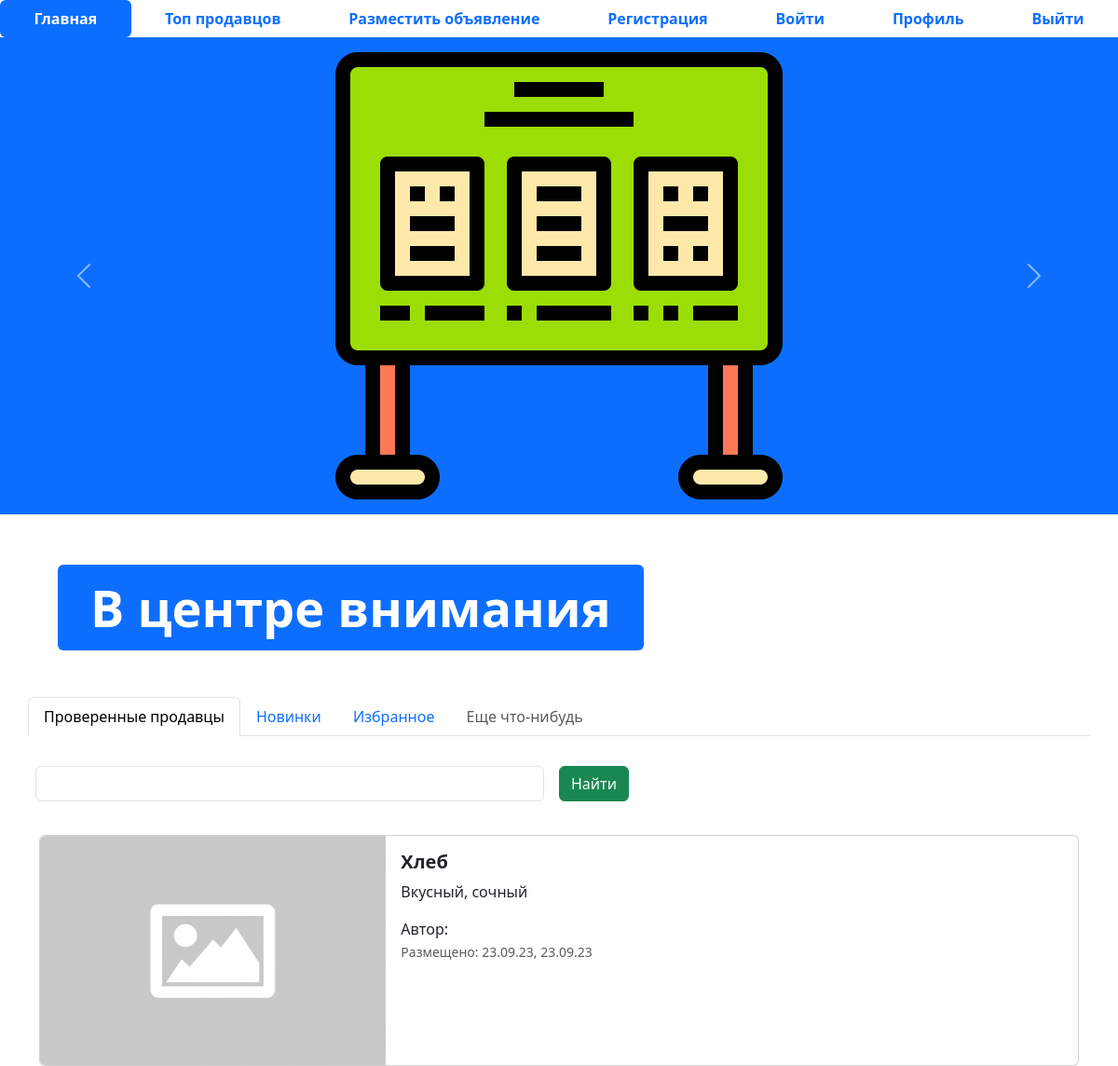
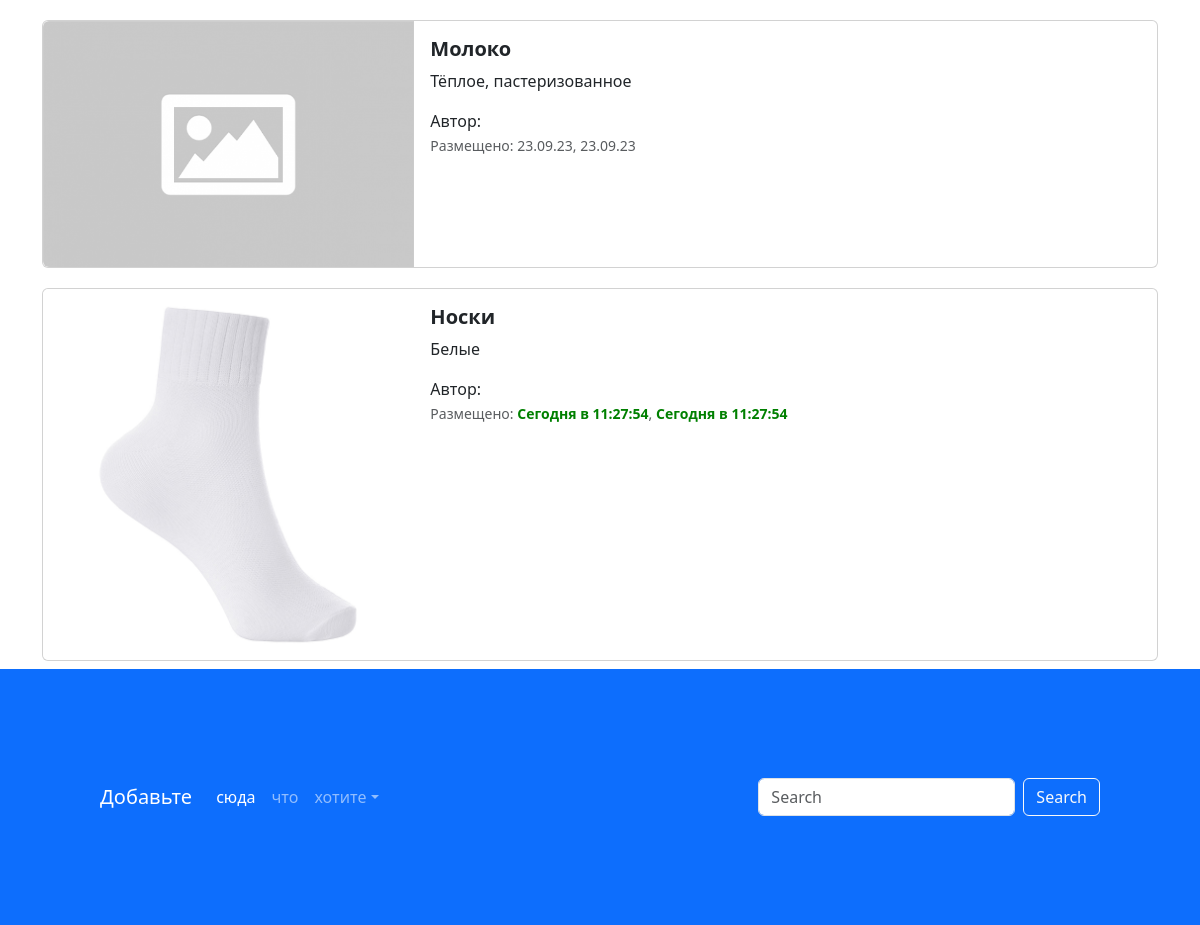
The page / on the database its author committed (2 pictures, top to bottom).
### app_advert/models.py (models this page shows, shortened)
class Advert(models.Model):
    title = models.CharField('Название', max_length=128)
    description = models.TextField('Описание')
    price = models.DecimalField('Цена', max_digits=10, decimal_places=2)
    update_at = models.DateTimeField(auto_now=True)
    create_at = models.DateTimeField(auto_now_add=True)
    auction = models.BooleanField('Торг', help_text='Отметьте, уместен ли торг')
    image = models.ImageField('Изображение', upload_to='advert/')
    @admin.display(description='Дата создания')
    def created_time(self):
        from django.utils import timezone
        from django.utils.html import format_html
        if self.create_at.date() == timezone.now().date():
            created_time = self.create_at.time().strftime('%H:%M:%S')
            return format_html(
                "<span style='color: green; font-weight: bold;'>Сегодня в {}</span>", created_time
            )
        return self.create_at.strftime('%d.%m.%y')
    @admin.display(description='Дата обновления')
    def updated_time(self):
        from django.utils import timezone
        from django.utils.html import format_html
        if self.update_at.date() == timezone.now().date():
            updated_time = self.update_at.time().strftime('%H:%M:%S')
            return format_html(
                "<span style='color: green; font-weight: bold;'>Сегодня в {}</span>", updated_time
            )
        return self.update_at.strftime('%d.%m.%y')
    class Meta:
        db_table = 'advert'

### app_advert/views.py (the view)
# urls.py: path("", index, name='index'),
def index(request):
    advert = Advert.objects.all()
    context = {'advert': advert}
    return render(request, 'index.html', context)

### templates/index.html (shortened to what this page needs)
{% extends 'base.html' %}
{% block content %}
  <ul class="nav nav-pills sticky-top bg-white nav-fill">
    <li class="nav-item">
      <a class="nav-link active" aria-current="page" href="{% url 'index' %}">
        <span style="font-weight: bold;">Главная</span>
      </a>
    </li>
    <li class="nav-item">
      <a class="nav-link" href="{% url 'top-sellers' %}"><span style="font-weight: bold;">Топ продавцов</span>
      </a>
    </li>
    <li class="nav-item">
      <a class="nav-link" href="{% url 'advertisement-post' %}">
        <span style="font-weight: bold;">Разместить объявление</span>
      </a>
    </li>
    <li class="nav-item">
      <a class="nav-link" href="{% url 'register' %}">
        <span style="font-weight: bold;">Регистрация</span>
      </a>
    </li>
    <li class="nav-item">
      <a class="nav-link" href="{% url 'login' %}">
        <span style="font-weight: bold;">Войти</span>
      </a>
    </li>
    <li class="nav-item">
      <a class="nav-link" href="{% url 'profile' %}">
        <span style="font-weight: bold;">Профиль</span>
      </a>
    </li>
    <li class="nav-item">
      <a class="nav-link" href="#">
        <span style="font-weight: bold;">Выйти</span>
      </a>
    </li>
  </ul>
  <div id="carouselExampleControls" class="carousel slide bg-primary" data-bs-ride="carousel">
    <div class="carousel-inner">
      <div class="carousel-item active">
        <img src="img/adv.png" class="mx-auto d-block w-33" alt="...">
      </div>
    </div>
    <button class="carousel-control-prev" type="button" data-bs-target="#carouselExampleControls" data-bs-slide="prev">
      <span class="carousel-control-prev-icon" aria-hidden="true"></span>
    </button>
    <button class="carousel-control-next" type="button" data-bs-target="#carouselExampleControls" data-bs-slide="next">
      <span class="carousel-control-next-icon" aria-hidden="true"></span>
    </button>
  </div>
  <div class="container" style="margin: 50px;">
    <div class="display-2">
      <span class="badge bg-primary">В центре внимания</span>
    </div>
  </div>
  <div class="container">
    <div class="row">
      <ul class="nav nav-tabs bg-white">
        <li class="nav-item">
          <a class="nav-link active" aria-current="page" href="#">Проверенные продавцы</a>
        </li>
        <li class="nav-item">
          <a class="nav-link" href="#">Новинки</a>
        </li>
        <li class="nav-item">
          <a class="nav-link" href="#">Избранное</a>
        </li>
        <li class="nav-item">
          <a class="nav-link disabled" href="#" tabindex="-1" aria-disabled="true">Еще что-нибудь</a>
        </li>
      </ul>
      <form class="row g-3">
        <div class="col-auto w-50">
          <input type="text" class="form-control">
        </div>
        <div class="col-auto">
          <button type="submit" class="btn btn-success mb-3">Найти</button>
        </div>
      </form>
    </div>
    <div class="col">
      {% for adv in advert %}
      <div class="card mb-2" style="max-width: 1200px; margin-top: 20px;">
        <div class="row g-0">
          <div class="col-md-4">
            <a href="advertisement.html" class="nav-link">
              <img src="{% if adv.image %} {{ adv.image.url }} {% else %} /media/advert/adv.png {% endif %}" class="img-fluid rounded-start" alt="Card title">
            </a>
          </div>
          <div class="col-md-8">
            <div class="card-body">
              <h5 class="card-title">
                <a href="advertisement.html" class="nav-link"><strong>{{ adv.title }}</strong></a>
              </h5>
              <a href="advertisement.html" class="nav-link">
                <p class="card-text">
                  {{ adv.description }}
                </p>
                <span>Автор: </span>
                <p class="card-text"><small class="text-muted">Размещено: {{ adv.created_time }}, {{ adv.updated_time }}</small></p>
              </a>
            </div>
          </div>
        </div>
      </div>
      {% endfor %}
    </div>
  </div>
  <footer style="padding: 100px;" class="bg-primary">
    <nav class="navbar navbar-expand-sm navbar-dark">
      <a class="navbar-brand" href="#">Добавьте</a>
      <div class="collapse navbar-collapse" id="collapsibleNavId">
        <ul class="navbar-nav me-auto mt-2 mt-lg-0">
          <li class="nav-item">
            <a class="nav-link active" href="#" aria-current="page">сюда</a>
          </li>
          <li class="nav-item">
            <a class="nav-link" href="#">что</a>
          </li>
          <li class="nav-item dropdown">
            <a class="nav-link dropdown-toggle" href="#" id="dropdownId" data-bs-toggle="dropdown" aria-haspopup="true"
               aria-expanded="false">хотите</a>
          </li>
        </ul>
        <form class="d-flex my-2 my-lg-0">
          <input class="form-control me-sm-2" type="text" placeholder="Search">
          <button class="btn btn-outline-light my-2 my-sm-0" type="submit">Search</button>
        </form>
      </div>
    </nav>
  </footer>
{% endblock %}

### templates/base.html (shortened to what this page needs)
{% load static %}
<!doctype html>
<html lang="en">
<head>
    <link href="{% static 'css/bootstrap.min.css' %}" rel="stylesheet">
    <link rel="stylesheet" href="{% static 'css/fontello.css' %}">
</head>
<body>
    {% block content %}
    {% endblock %}
</body>
</html>

### rows shown on the page
Advert: title "Хлеб", description "Вкусный, сочный", created_time "23.09.23", updated_time "23.09.23"
Advert: title "Молоко", description "Тёплое, пастеризованное", created_time "23.09.23", updated_time "23.09.23"
Advert: image (picture), title "Носки", description "Белые", created_time "Сегодня в 11:27:54", updated_time "Сегодня в 11:27:54"
